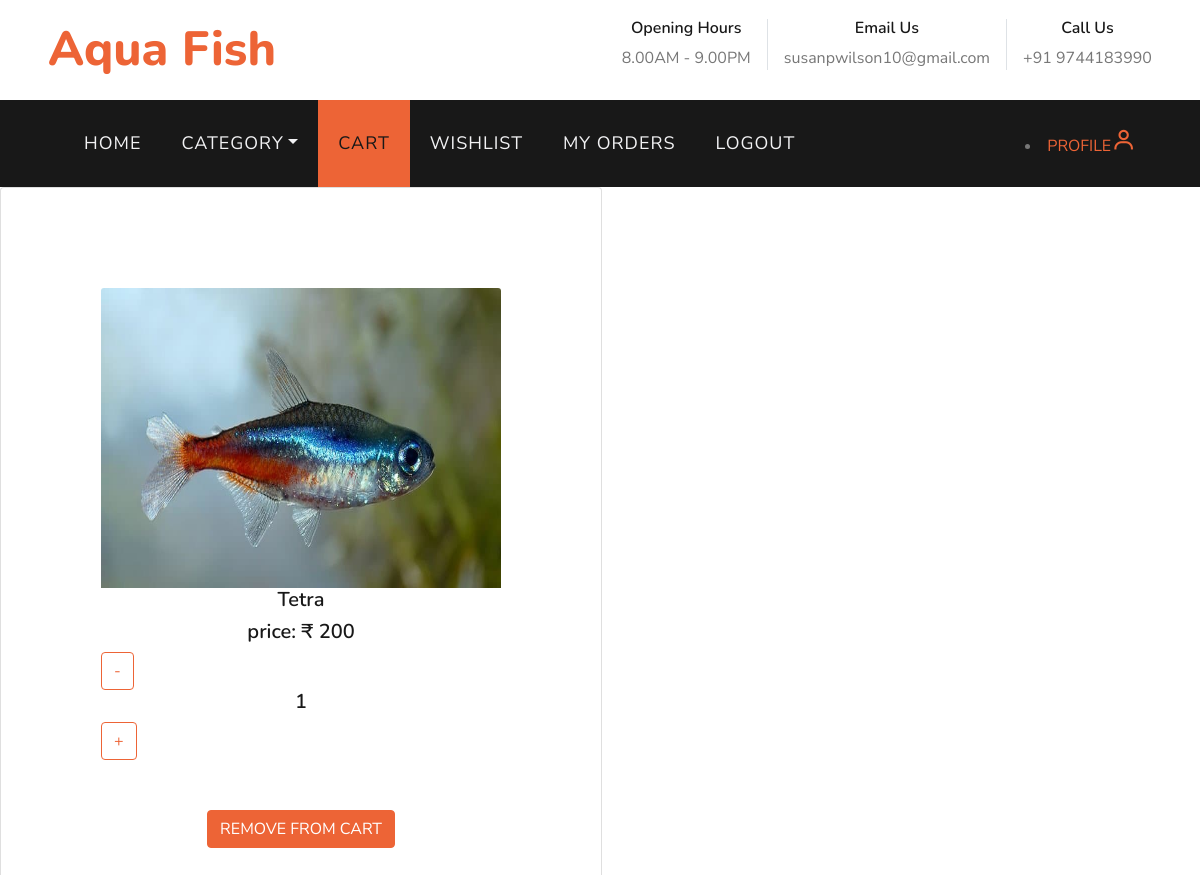
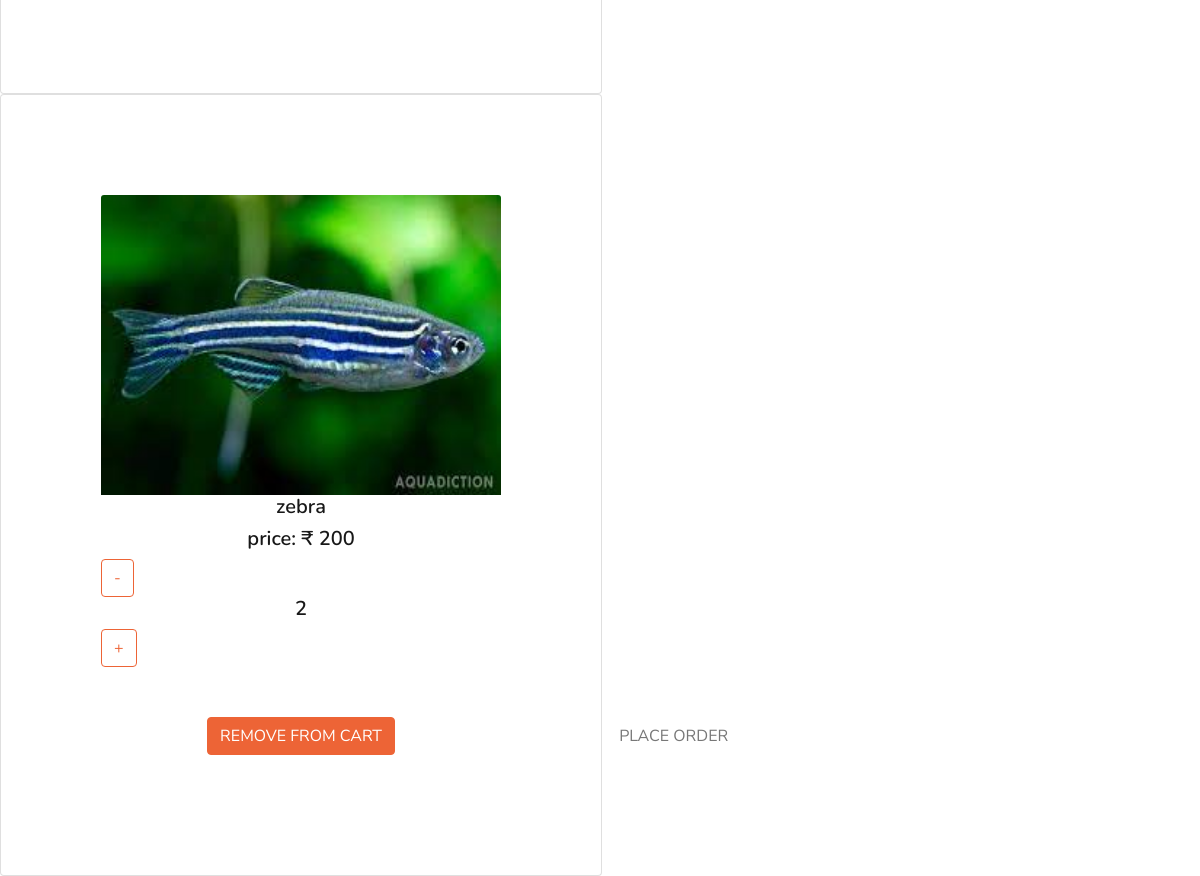
The page /displaycart (signed in) on the database its author committed (2 pictures, top to bottom).
### myapps/models.py (models this page shows)
class cart(models.Model):
    user_details=models.ForeignKey(register,on_delete=models.CASCADE)
    product_details=models.ForeignKey(fish,on_delete=models.CASCADE)
    quantity=models.IntegerField(default=1)
    total=models.IntegerField(default=0)
    status=models.CharField(max_length=10,default="in")

class fish(models.Model):
    fishname=models.CharField(max_length=20)
    fprice=models.IntegerField()
    fstock=models.IntegerField(default=1)
    fimage=models.FileField()
    description=models.CharField(max_length=100)
    category=models.CharField(max_length=20)

### myapps/views.py (the view)
# urls.py: path('displaycart',views.display_cart),
def display_cart(a):
    if 'user' in a.session:
        d=register.objects.get(username=a.session['user'])
        data=cart.objects.filter(user_details=d)
        print(data)
        qty=1
        total=0
        c=1
        for i in data:
           print(i.product_details.fprice)
           c=c+1
           total +=i.product_details.fprice*i.quantity
           print(total)
        return render(a,'cart.html',{'data':data,'total1':total})

### template/cart.html (shortened to what this page needs)
<!DOCTYPE html>
<html lang="en">
<head>
    {% load static %}
     <link href='https://unpkg.com/boxicons@2.1.4/css/boxicons.min.css' rel='stylesheet'>
     <link href="https://cdn.jsdelivr.net/npm/bootstrap@5.3.2/dist/css/bootstrap.min.css" rel="stylesheet">
    <link href="https://cdnjs.cloudflare.com/ajax/libs/font-awesome/5.10.0/css/all.min.css" rel="stylesheet">
    <link href="{% static 'lib/flaticon/font/flaticon.css' %}" rel="stylesheet">
    <link href="{% static 'lib/owlcarousel/assets/owl.carousel.min.css' %}" rel="stylesheet">
    <link href="{% static 'lib/tempusdominus/css/tempusdominus-bootstrap-4.min.css' %}" rel="stylesheet" />
    <link href="{% static 'css/halo.css' %}" rel="stylesheet">
</head>
<body>
        <div class="row py-3 px-lg-5">
            <div class="col-lg-4">
                <a href="" class="navbar-brand d-none d-lg-block">
                    <h1 class="m-0 display-5 text-capitalize"><span class="text-primary">Aqua Fish</span></h1>
                </a>
            </div>
            <div class="col-lg-8 text-center text-lg-right">
                <div class="d-inline-flex align-items-center">
                    <div class="d-inline-flex flex-column text-center pr-3 border-right">
                        <h6>Opening Hours</h6>
                        <p class="m-0">8.00AM - 9.00PM</p>
                    </div>
                    <div class="d-inline-flex flex-column text-center px-3 border-right">
                        <h6>Email Us</h6>
                        <p class="m-0">susanpwilson10@gmail.com</p>
                    </div>
                    <div class="d-inline-flex flex-column text-center pl-3">
                        <h6>Call Us</h6>
                        <p class="m-0">+91 9744183990</p>
                    </div>
                </div>
            </div>
        </div>
    <div class="container-fluid p-0">
        <nav class="navbar navbar-expand-lg bg-dark navbar-dark py-3 py-lg-0 px-lg-5">
            <div class="collapse navbar-collapse justify-content-between px-3" id="navbarCollapse">
                <div class="navbar-nav mr-auto py-0">
                    <a href="userhome" class="nav-item nav-link">HOME</a>
                    <div class="nav-item dropdown">
                        <a href="#" class="nav-link dropdown-toggle" data-toggle="dropdown">CATEGORY</a>
                    </div>
                     <a href="displaycart" class="nav-item active nav-link">CART</a>
                    <a href="displaywishlist" class="nav-item nav-link">WISHLIST</a>
                    <a href="user_recent_orders" class="nav-item nav-link">MY ORDERS</a>
                     <a href="logout" class="nav-item nav-link">LOGOUT</a>
                </div>
               <li><a href="profile">PROFILE<i class='bx bx-user like bx-sm'></i></a></li>
            </div>
        </nav>
    </div>
{% for i in data %}
     <div class="card" style="display:inline-block;padding:100px;">
            <img class="card-img-top" src="{{i.product_details.fimage.url}}" style="width:400px;height:300px;">
               <h5 align="center"  class="card-tittle">{{i.product_details.fishname}}</h5>
          <h5 align="center"  class="card-tittle">   price: ₹ {{i.product_details.fprice}}</h5>
         <form method="post" action="../decrement/{{i.pk}}">
					<button type="submit" class="btn btn-outline-primary">-</button>
             <h5 align="center"  class="card-tittle">{{i.quantity}}</h5>
				</form>
				<form method="post" action="../increment/{{i.pk}}">
					<button type="submit" class="btn btn-outline-primary">+</button>
				</form>
            <div class="card-body">
                <td><div  align="center" style="margin-top:30px;">
                    <a class="btn btn-primary" href="deletecart/{{i.pk}}">REMOVE FROM CART</a>
                </div>
                </td>
</div></td>
            </div>
      {% endfor %}
<a href="../checkout_cart/{{total1}}"><button type="submit" class="btn">PLACE ORDER</button></a>
</body>
</html>

### rows shown on the page
cart: product_details.fimage (picture), product_details.fishname "Tetra", product_details.fprice "200", quantity "1"
cart: product_details.fimage (picture), product_details.fishname "zebra", product_details.fprice "200", quantity "2"
